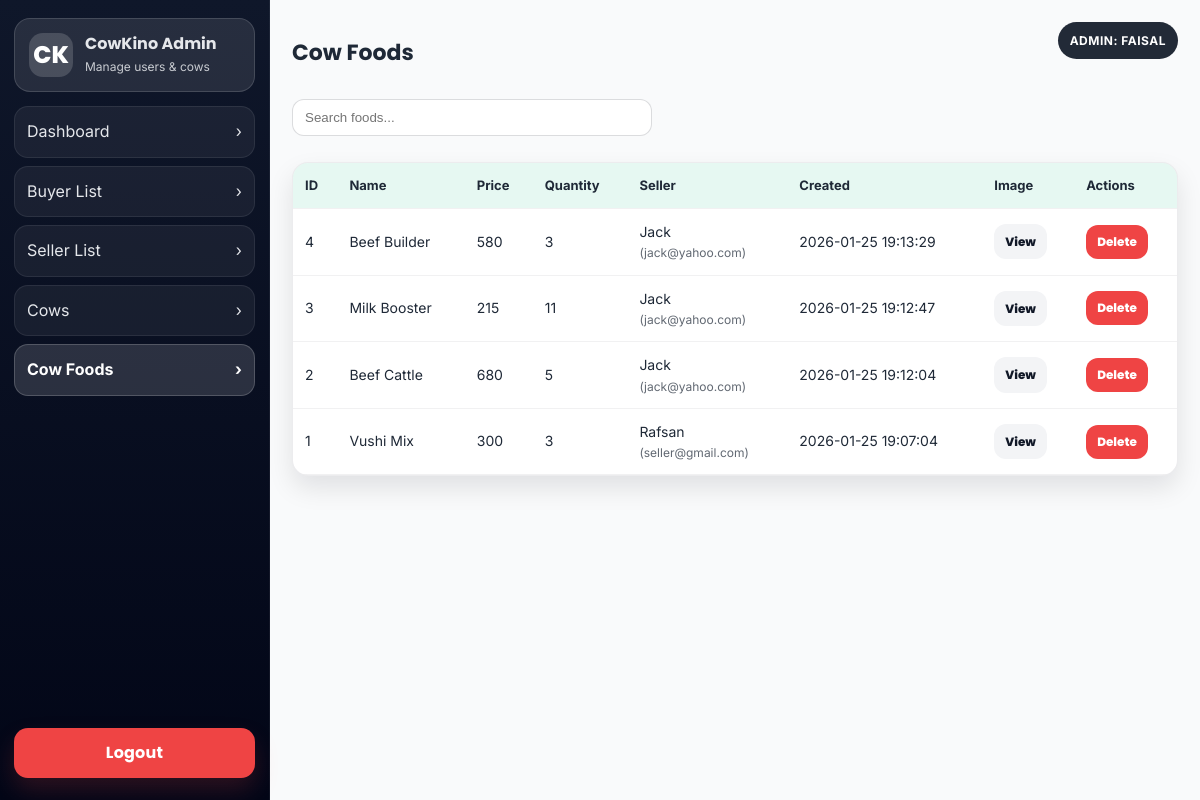
The page /admin/foods.php (signed in) on the database its author committed.
### tables this page shows
CREATE TABLE `cow_foods` (
  `id` int(11) NOT NULL,
  `name` varchar(120) NOT NULL,
  `description` text NOT NULL,
  `price` int(11) NOT NULL,
  `quantity` int(11) NOT NULL,
  `image` varchar(255) NOT NULL,
  `seller_id` int(11) NOT NULL,
  `created_at` timestamp NOT NULL DEFAULT current_timestamp()
);

CREATE TABLE `users` (
  `name` varchar(120) NOT NULL,
  `id` int(11) NOT NULL,
  `email` varchar(255) NOT NULL,
  `password` varchar(255) NOT NULL,
  `phone` varchar(30) NOT NULL,
  `user_type` varchar(20) NOT NULL,
  `is_banned` tinyint(1) NOT NULL DEFAULT 0
);

### model/foods.php (called while the page is built, shortened)
<?php
require_once __DIR__ . '/DataBase.php';
function EnsureFoodsTable()
{
    $sql = "CREATE TABLE IF NOT EXISTS `cow_foods` (
        `id` INT UNSIGNED NOT NULL AUTO_INCREMENT,
        `name` VARCHAR(120) NOT NULL,
        `description` TEXT NOT NULL,
        `price` INT UNSIGNED NOT NULL,
        `quantity` INT UNSIGNED NOT NULL,
        `image` VARCHAR(255) NOT NULL,
        `seller_id` INT UNSIGNED NOT NULL,
        `created_at` TIMESTAMP NOT NULL DEFAULT CURRENT_TIMESTAMP,
        PRIMARY KEY (`id`),
        KEY `idx_seller_id` (`seller_id`)
    ) ENGINE=InnoDB DEFAULT CHARSET=utf8mb4;";
}
function AdminGetFoods()
{
    global $conn;
    $foods = [];
    $query = "SELECT f.id, f.name, f.price, f.quantity, f.image, f.seller_id, f.created_at,
                     u.name AS seller_name, u.email AS seller_email
              FROM cow_foods f
              LEFT JOIN users u ON u.id = f.seller_id
              ORDER BY f.id DESC";
    $res = mysqli_query($conn, $query);
    if ($res) {
        while ($row = mysqli_fetch_assoc($res)) {
            $foods[] = $row;
        }
    }
    return $foods;
}
?>

### admin/foods.php (the view, shortened to what this page needs)
<?php
require_once '../model/foods.php';
$foods = AdminGetFoods();
?>
<?php include 'layout/header.php'; ?>
<div class="app">
  <?php include 'layout/sidebar.php'; ?>
  <div class="main">
    <div class="topbar">
      <h1>Cow Foods</h1>
      <div class="badge">Admin: <?= htmlspecialchars($_SESSION['user_name'] ?? 'Admin') ?></div>
    </div>
    <div class="table-wrap">
      <table id="foodsTable">
        <thead>
          <tr>
            <th>ID</th>
            <th>Name</th>
            <th>Price</th>
            <th>Quantity</th>
            <th>Seller</th>
            <th>Created</th>
            <th>Image</th>
            <th>Actions</th>
          </tr>
        </thead>
        <tbody>
          <?php foreach ($foods as $f): ?>
            <tr>
              <td><?= (int)$f['id'] ?></td>
              <td><?= htmlspecialchars($f['name']) ?></td>
              <td><?= htmlspecialchars((string)$f['price']) ?></td>
              <td><?= htmlspecialchars((string)$f['quantity']) ?></td>
              <td>
                <?= htmlspecialchars($f['seller_name'] ?? 'Unknown') ?>
                <?php if (!empty($f['seller_email'])): ?>
                  <div style="font-size:12px; opacity:.7;">(<?= htmlspecialchars($f['seller_email']) ?>)</div>
                <?php endif; ?>
              </td>
              <td><?= htmlspecialchars((string)$f['created_at']) ?></td>
              <td>
                <?php if (!empty($f['image'])): ?>
                  <a class="btn btn-ghost" target="_blank" href="../upload/<?= htmlspecialchars($f['image']) ?>">View</a>
                <?php endif; ?>
              </td>
              <td>
                <div class="actions">
                  <form method="POST" style="margin:0;" onsubmit="return confirm('Delete this food item?');">
                    <button class="btn btn-danger" type="submit">Delete</button>
                  </form>
                </div>
              </td>
            </tr>
          <?php endforeach; ?>
        </tbody>
      </table>
    </div>
  </div>
</div>
<?php include 'layout/footer.php'; ?>

### Asset/style/style.css (style rules this page uses)
:root { --primary: #10B981; --primary-dark: #059669; --secondary: #1F2937; --accent: #F59E0B; --light-bg: #F9FAFB; --white: #FFFFFF; --text-gray: #6B7280; --container-width: 1200px; --radius: 12px; --shadow-sm: 0 1px 3px rgba(0,0,0,0.1); --shadow-md: 0 4px 6px -1px rgba(0,0,0,0.1), 0 2px 4px -1px rgba(0,0,0,0.06); --shadow-hover: 0 10px 15px -3px rgba(0,0,0,0.1), 0 4px 6px -2px rgba(0,0,0,0.05); }
* { margin: 0; padding: 0; box-sizing: border-box; }
body { font-family: 'Inter', sans-serif; color: var(--secondary); line-height: 1.6; background-color: var(--light-bg); overflow-x: hidden; }
a { text-decoration: none; color: inherit; transition: 0.3s; }
.btn { padding: 0.6rem 1.25rem; border-radius: 50px; font-weight: 600; cursor: pointer; border: none; font-size: 0.95rem; display: inline-flex; align-items: center; gap: 0.5rem; }
.badge { background: var(--accent); color: var(--secondary); padding: 0.3rem 0.8rem; border-radius: 4px; font-weight: 700; font-size: 0.8rem; text-transform: uppercase; letter-spacing: 0.5px; display: inline-block; margin-bottom: 1.5rem; }
* { word-wrap: break-word; }
button, .btn, a.btn, input[type="submit"] { touch-action: manipulation; }

### admin/assets/admin.css (style rules this page uses)
:root { --ck-primary: var(--primary, #10B981); --ck-primary-dark: var(--primary-dark, #059669); --ck-bg: var(--light-bg, #F9FAFB); --ck-text: var(--secondary, #1F2937); --ck-muted: var(--text-gray, #6B7280); --ck-white: var(--white, #FFFFFF); --ck-radius: var(--radius, 12px); --ck-shadow: var(--shadow-md, 0 4px 6px -1px rgba(0,0,0,0.1), 0 2px 4px -1px rgba(0,0,0,0.06)); --ck-admin-bg: #0b1220; --ck-admin-card: #ffffff; --ck-admin-border: rgba(17,24,39,.08); --ck-admin-sidebar: linear-gradient(180deg, #0f172a, #020617); --ck-admin-sidebarText: #e5e7eb; --ck-admin-sidebarHover: rgba(255,255,255,.12); --ck-admin-shadow: 0 12px 26px rgba(2,6,23,.10); }
* { box-sizing:border-box; }
body { margin:0; font-family:'Inter', system-ui, -apple-system, Segoe UI, Roboto, Arial, sans-serif; background: var(--ck-bg); color: var(--ck-text); }
a { text-decoration:none; color:inherit; }
.app { display:flex; min-height:100vh; }
.main { flex:1; padding: 22px; }
.topbar { display:flex; justify-content:space-between; align-items:center; margin-bottom: 16px; }
.topbar h1 { margin:0; font-size: 22px; font-family: 'Poppins','Inter',sans-serif; }
.badge { background: rgba(17,24,39,.92); color:#fff; padding: 9px 12px; border-radius: 999px; font-size: 12px; }
.table-wrap { margin-top: 14px; background: var(--ck-admin-card); border-radius: 16px; overflow:hidden; border: 1px solid var(--ck-admin-border); box-shadow: var(--ck-admin-shadow); }
table { width:100%; border-collapse:collapse; }
th, td { padding: 12px 12px; border-bottom: 1px solid rgba(17,24,39,.06); text-align:left; font-size: 14px; }
th { background: rgba(16,185,129,.10); font-size: 13px; color: var(--ck-text); font-weight: 700; }
tbody tr { transition: transform .15s ease, background .2s ease; }
.btn { transition: transform .15s ease, filter .2s ease, box-shadow .2s ease; }
.actions { display:flex; gap: 8px; align-items:center; flex-wrap:wrap; }
.btn { border:0; cursor:pointer; padding: 8px 11px; border-radius: 12px; font-weight: 800; font-size: 12px; font-family: 'Poppins','Inter',sans-serif; }
.btn-danger { background: #ef4444; color:#fff; }
.btn-ghost { background: #f3f4f6; color: #111827; }
.btn, .logout-btn { transition: transform .15s ease, box-shadow .2s ease, filter .2s ease; }
.table-wrap table tbody tr { transition: transform .15s ease, background .2s ease; }

### rows shown on the page
cow_foods: id "4", name "Beef Builder", price "580", quantity "3", users.name "Jack", users.email "jack@yahoo.com", created_at "2026-01-25 19:13:29"
cow_foods: id "3", name "Milk Booster", price "215", quantity "11", users.name "Jack", users.email "jack@yahoo.com", created_at "2026-01-25 19:12:47"
cow_foods: id "2", name "Beef Cattle", price "680", quantity "5", users.name "Jack", users.email "jack@yahoo.com", created_at "2026-01-25 19:12:04"
cow_foods: id "1", name "Vushi Mix", price "300", quantity "3", users.name "Rafsan", users.email "seller@gmail.com", created_at "2026-01-25 19:07:04"

### other values the page prints
$_SESSION['user_name'] "FAISAL"
